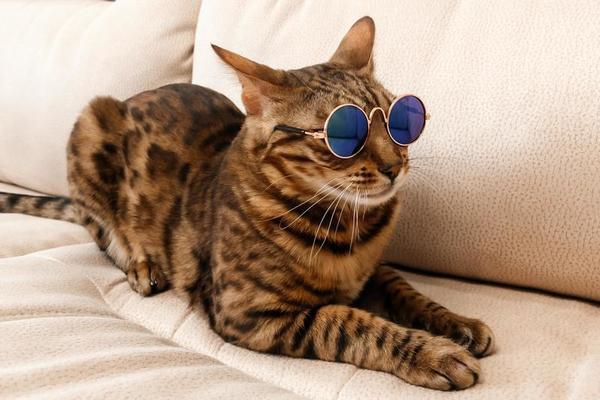
#> input picture Images/cat_1.jpg, 600 x 400 px
$ python masking.py
#> lines starting #> are read from the running program, lines starting #| are printed output that depends on the picture; after the words box and inside, x2 and y2 are one past the last pixel; in counts of white or black regions, pixels touching at a corner belong together
import cv2 as cv
import numpy as np

img = cv.imread('Images/cat_1.jpg')
#> img is the input picture: shape (400, 600, 3); mean B, G, R 133.2, 153.2, 178.5
#cv.imshow('Img', img)

blank = np.zeros(img.shape[:2], dtype='uint8')
#cv.imshow('Blank', blank)

mask = cv.circle(blank,
                 (img.shape[1] // 2, img.shape[0] // 2),
                 100,
                 255,
                 -1)
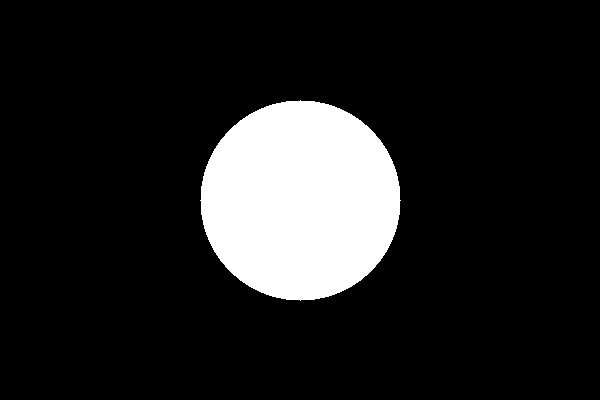
#> blank: shape (400, 600); 13.1% white; 1 white region, box (x1, y1, x2, y2) and area: (200, 100, 401, 301) 31417
#cv.imshow('Mask', mask)

def translate(img, x, y):
#> called with x = -30, y = 60
    transMat = np.float32([[1, 0, x], [0, 1, y]])
    dimensions = (img.shape[1], img.shape[0])
#> dimensions = (600, 400)

    return cv.warpAffine(img, transMat, dimensions)
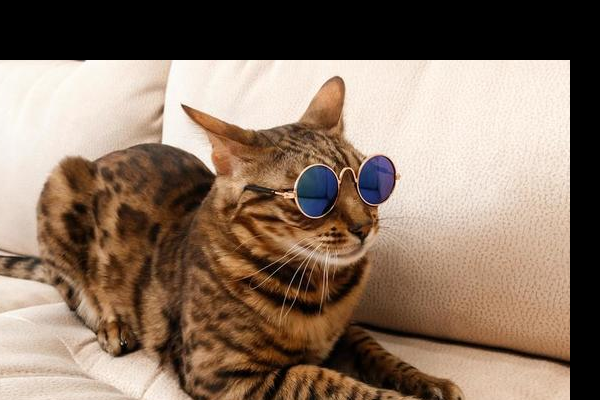
#> returned value: shape (400, 600, 3); mean of channels 0, 1, 2 100, 116.7, 138; drawn as B, G, R

translated = translate(img, -30, 60)
#cv.imshow('Translated', translated)

masked = cv.bitwise_and(translated, translated, mask=mask)
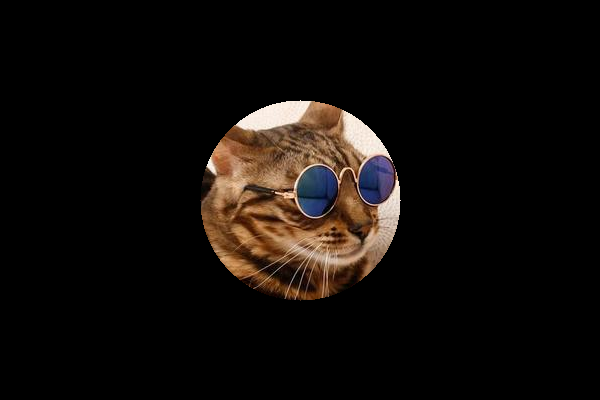
#> masked: shape (400, 600, 3); mean B, G, R 9.9, 12.8, 17.1
cv.imshow('Masked Image', masked)

cv.waitKey(0)

$ run again, with Images/Cat_2.jpg copied over Images/cat_1.jpg
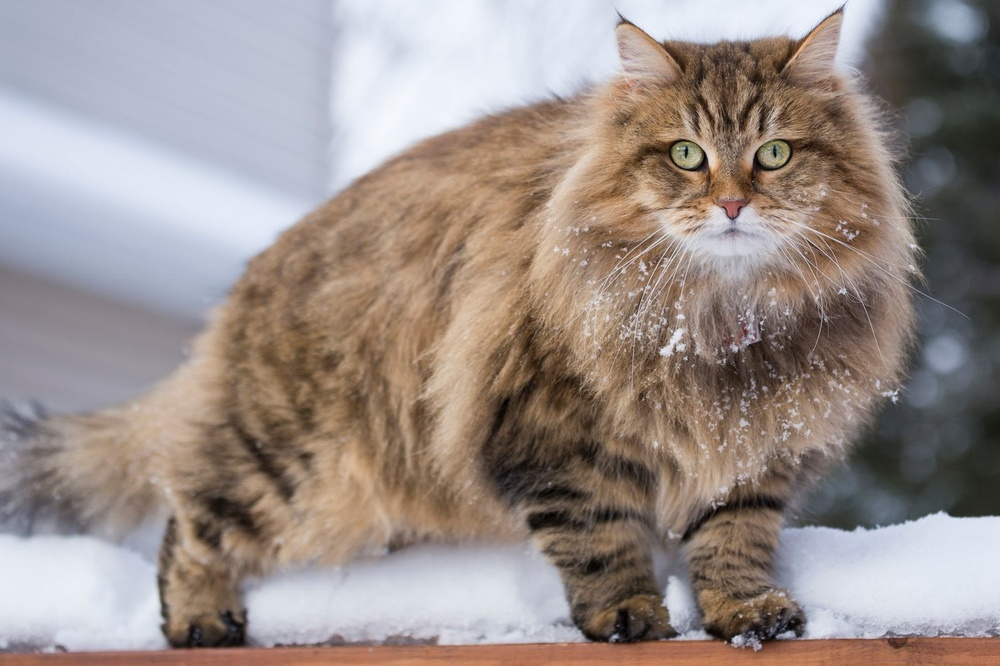
#> input picture Images/Cat_2.jpg, 1000 x 666 px, shrunk from 1595 x 1063 before the run
#> img is the input picture: shape (666, 1000, 3); mean B, G, R 137.2, 142, 153.7
#> `mask = cv.circle(blank, (img.shape[1] // 2, img.shape[0] // 2), 100, 2..`:
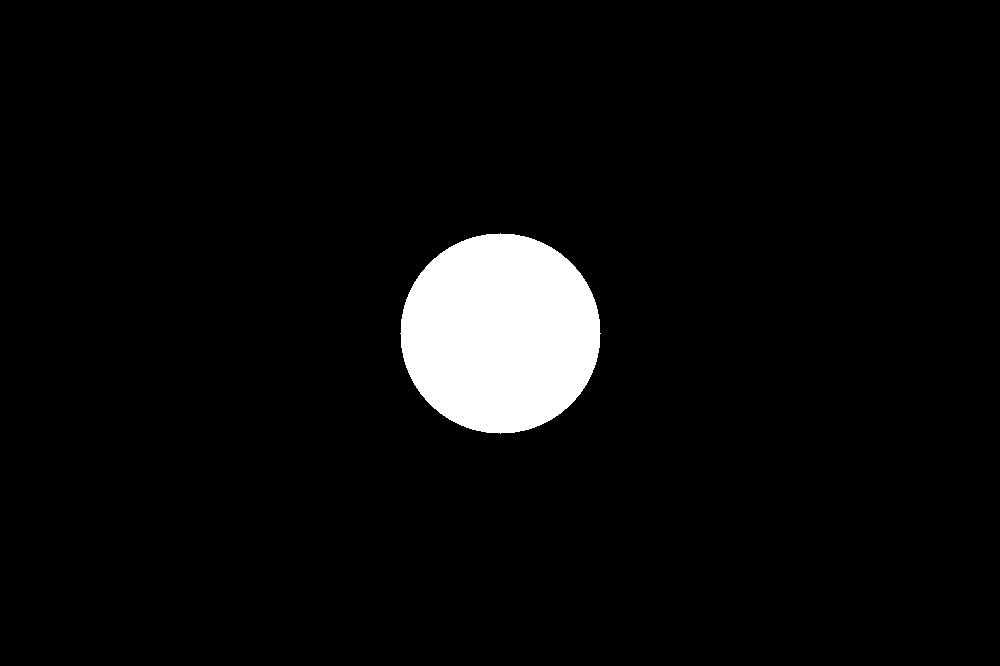
#> blank: shape (666, 1000); 4.7% white; 1 white region, box (x1, y1, x2, y2) and area: (400, 233, 601, 434) 31417
#> `masked = cv.bitwise_and(translated, translated, mask=mask)`:
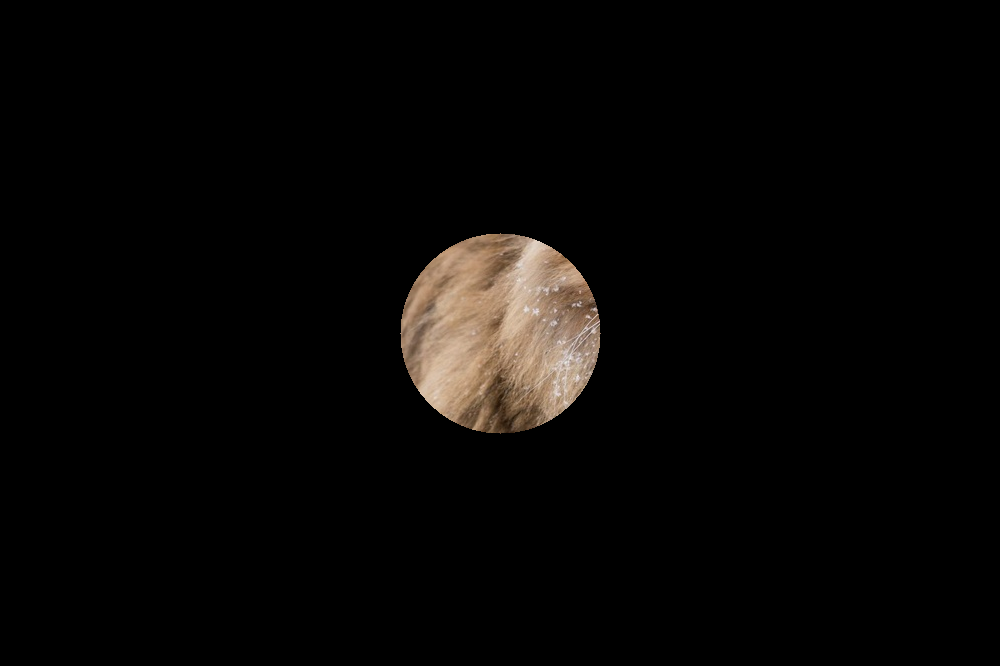
#> masked: shape (666, 1000, 3); mean B, G, R 5.4, 6.6, 8

$ run again, with Images/Cat_3.jpg copied over Images/cat_1.jpg
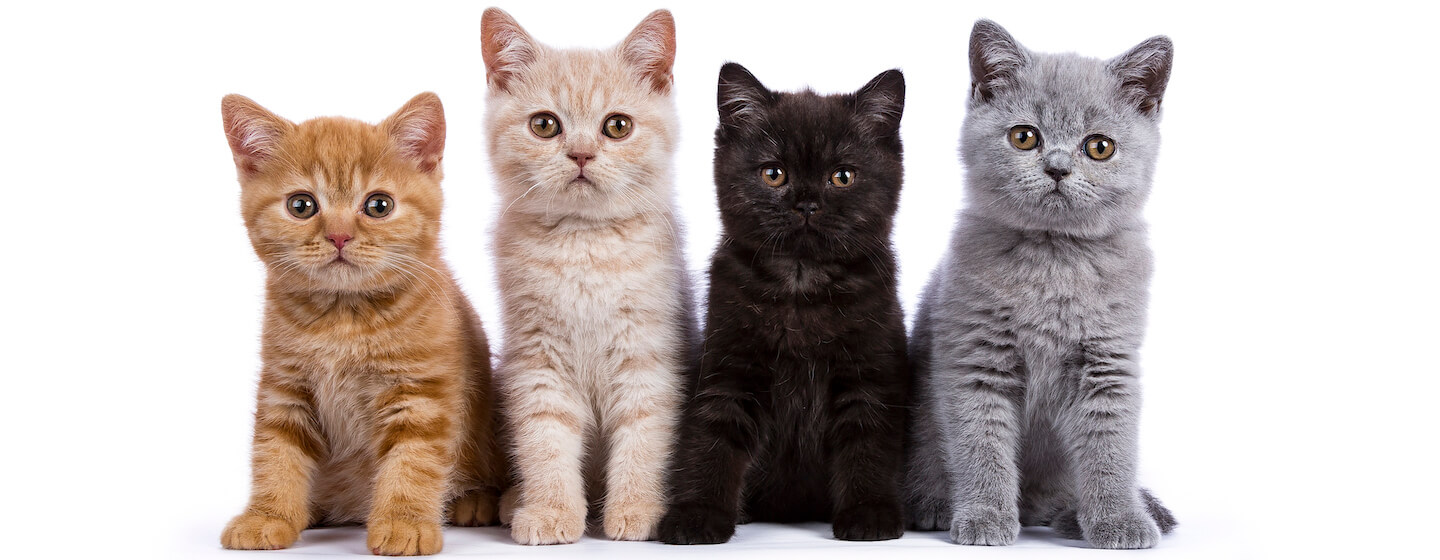
#> input picture Images/Cat_3.jpg, 1440 x 560 px
#> img is the input picture: shape (560, 1440, 3); mean B, G, R 178.9, 182.2, 192.5
#> `mask = cv.circle(blank, (img.shape[1] // 2, img.shape[0] // 2), 100, 2..`:
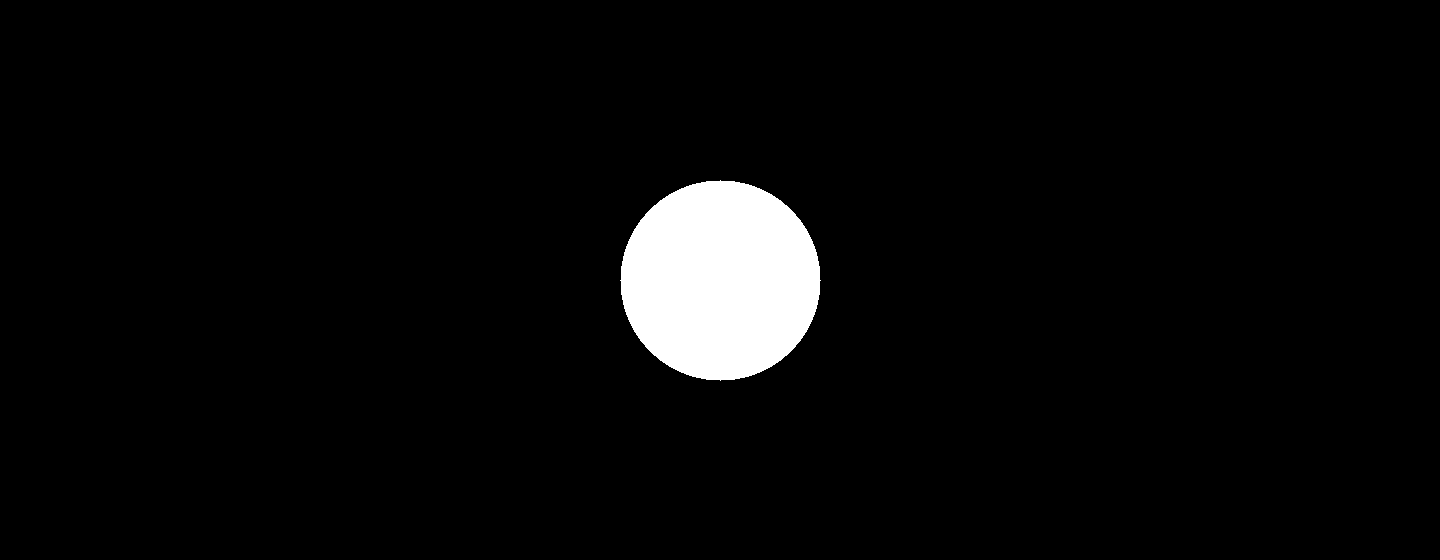
#> blank: shape (560, 1440); 3.9% white; 1 white region, box (x1, y1, x2, y2) and area: (620, 180, 821, 381) 31417
#> `masked = cv.bitwise_and(translated, translated, mask=mask)`:
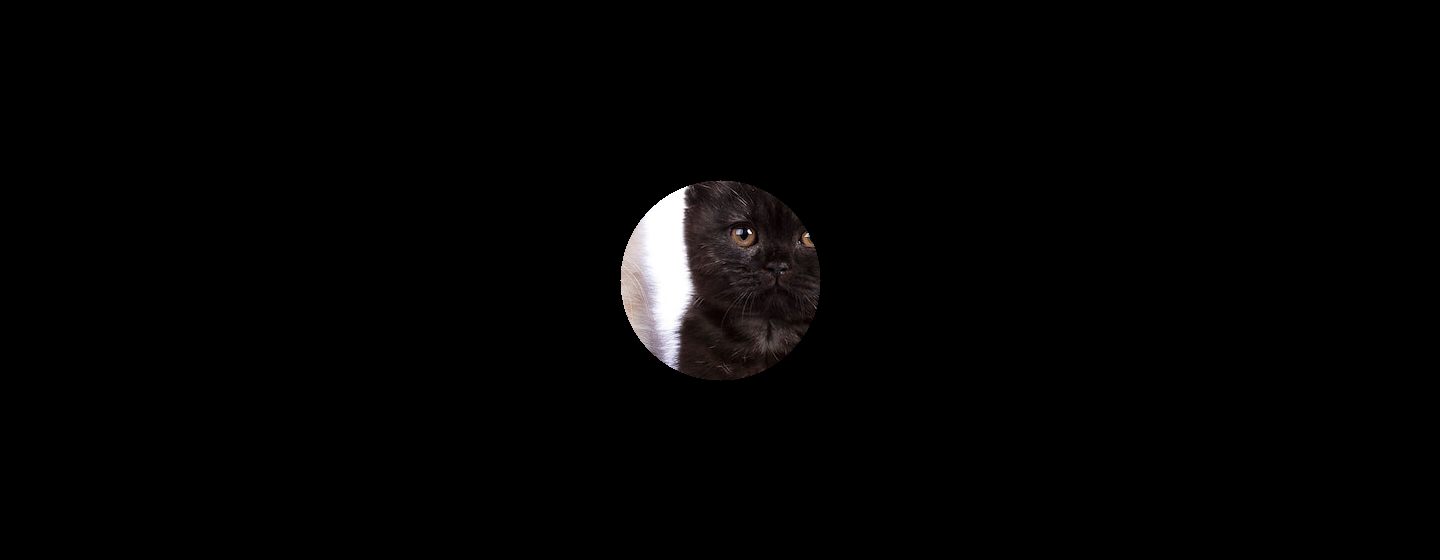
#> masked: shape (560, 1440, 3); mean B, G, R 3.3, 3.2, 3.6
